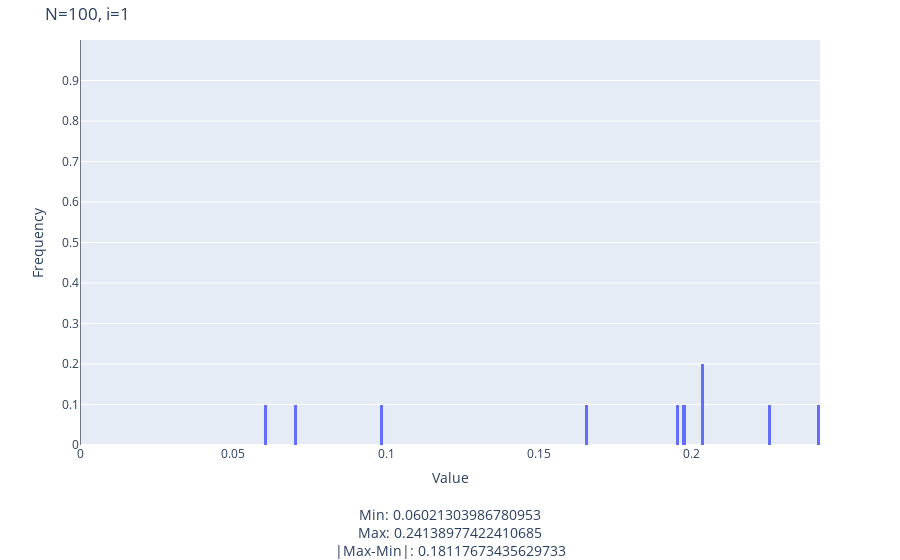

The code cell stored with this chart in its notebook:
### Code cell
figs[1]

### Figure 1 — Plotly figure (JSON) as saved in the notebook; plotly's stock layout.template omitted (floating-point values rounded to 4 significant figures)
{"data": [{"histnorm": "probability", "type": "histogram", "x": [0.1652, 0.2414, 0.2035, 0.1979, 0.06021, 0.2259, 0.2031, 0.09808, 0.07009, 0.1952], "xbins": {"size": 0.001}}], "layout": {"margin": {"b": 0, "t": 40}, "shapes": [{"line": {"color": "black", "width": 1}, "opacity": 0.5, "type": "line", "x0": 0, "x1": 0, "xref": "x", "y0": 0, "y1": 1, "yref": "paper"}], "title": {"text": "N=100, i=1"}, "xaxis": {"title": {"text": "Value<br><br>Min: 0.06021303986780953<br>Max: 0.24138977422410685<br>|Max-Min|: 0.18117673435629733"}}, "yaxis": {"range": [0, 1], "tickvals": [0, 0.1, 0.2, 0.3, 0.4, 0.5, 0.6, 0.7, 0.8, 0.9], "title": {"text": "Frequency"}}}}
